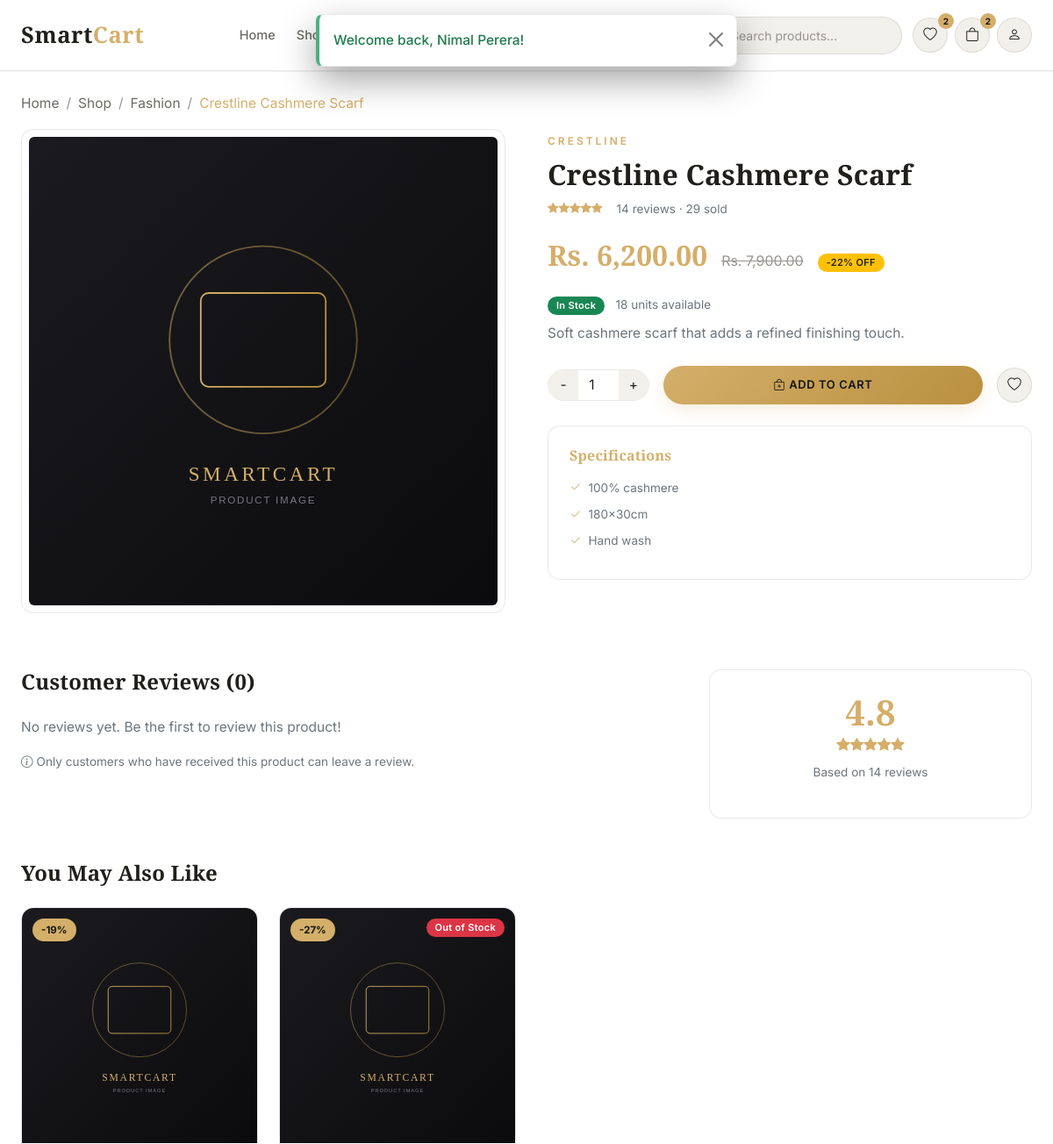
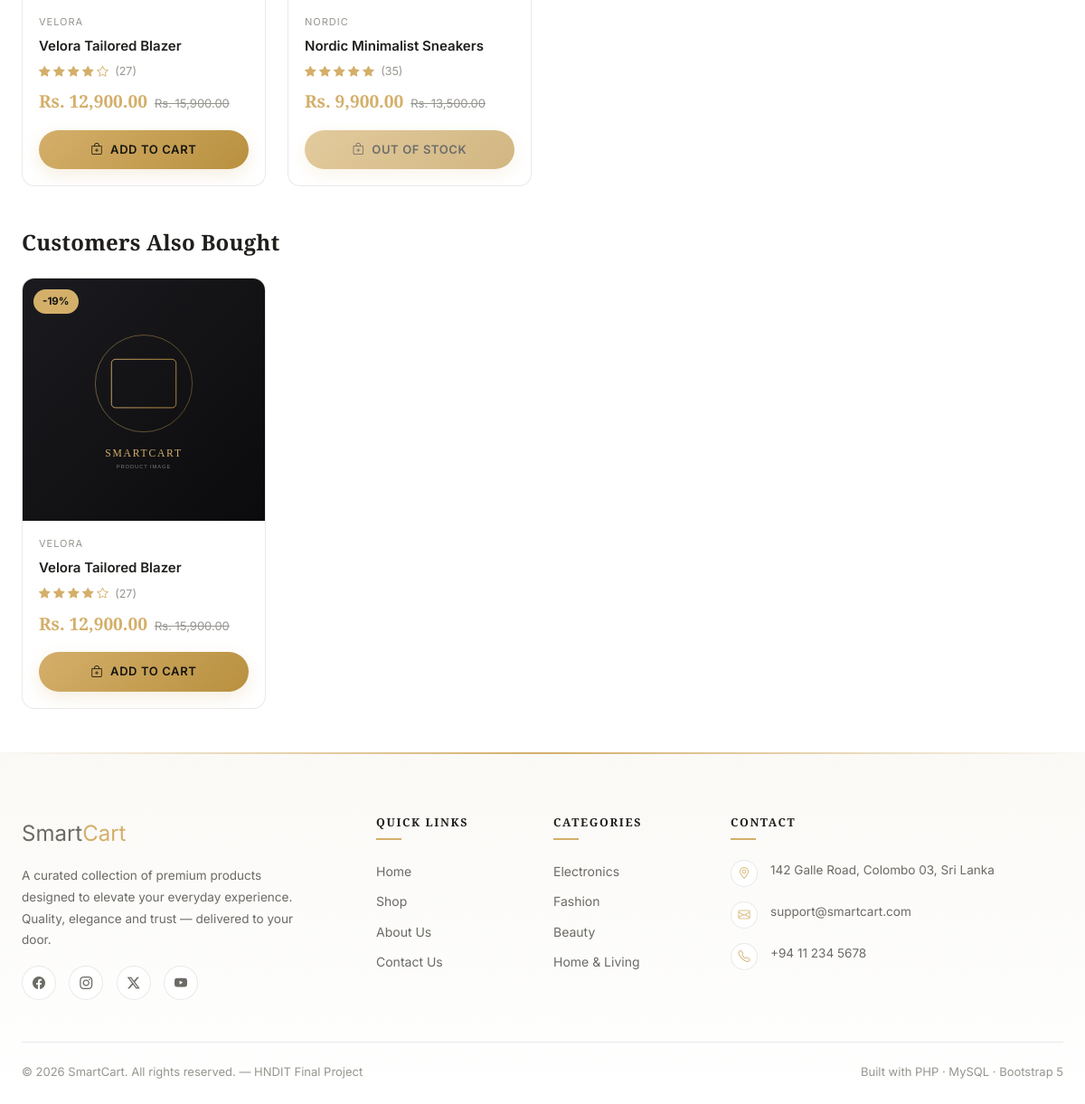
Page /products/product-details.php?slug=crestline-cashmere-scarf (signed in) on the committed database (2 pictures, top to bottom).
### tables this page shows
CREATE TABLE products (
    product_id INT AUTO_INCREMENT PRIMARY KEY,
    category_id INT NOT NULL,
    brand_id INT DEFAULT NULL,
    product_name VARCHAR(150) NOT NULL,
    slug VARCHAR(180) NOT NULL UNIQUE,
    description TEXT,
    specifications TEXT,
    price DECIMAL(10,2) NOT NULL,
    discount_price DECIMAL(10,2) DEFAULT NULL,
    sku VARCHAR(60) DEFAULT NULL UNIQUE,
    is_featured TINYINT(1) NOT NULL DEFAULT 0,
    is_flash_sale TINYINT(1) NOT NULL DEFAULT 0,
    flash_sale_price DECIMAL(10,2) DEFAULT NULL,
    flash_sale_start DATETIME DEFAULT NULL,
    flash_sale_end DATETIME DEFAULT NULL,
    total_sold INT NOT NULL DEFAULT 0,
    avg_rating DECIMAL(3,2) NOT NULL DEFAULT 0,
    review_count INT NOT NULL DEFAULT 0,
    status ENUM('active','inactive') NOT NULL DEFAULT 'active',
    created_at TIMESTAMP NOT NULL DEFAULT CURRENT_TIMESTAMP,
    updated_at TIMESTAMP NOT NULL DEFAULT CURRENT_TIMESTAMP ON UPDATE CURRENT_TIMESTAMP,
    FOREIGN KEY (category_id) REFERENCES categories(category_id) ON DELETE RESTRICT,
    FOREIGN KEY (brand_id) REFERENCES brands(brand_id) ON DELETE SET NULL,
    INDEX idx_pname (product_name),
    INDEX idx_category (category_id),
    INDEX idx_brand (brand_id),
    INDEX idx_created (created_at),
    FULLTEXT INDEX ft_search (product_name, description)
);

CREATE TABLE categories (
    category_id INT AUTO_INCREMENT PRIMARY KEY,
    category_name VARCHAR(100) NOT NULL UNIQUE,
    slug VARCHAR(120) NOT NULL UNIQUE,
    description VARCHAR(255) DEFAULT NULL,
    image VARCHAR(255) DEFAULT NULL,
    status ENUM('active','inactive') NOT NULL DEFAULT 'active',
    created_at TIMESTAMP NOT NULL DEFAULT CURRENT_TIMESTAMP,
    updated_at TIMESTAMP NOT NULL DEFAULT CURRENT_TIMESTAMP ON UPDATE CURRENT_TIMESTAMP
);

CREATE TABLE product_images (
    image_id INT AUTO_INCREMENT PRIMARY KEY,
    product_id INT NOT NULL,
    image_path VARCHAR(255) NOT NULL,
    is_main TINYINT(1) NOT NULL DEFAULT 0,
    sort_order INT NOT NULL DEFAULT 0,
    created_at TIMESTAMP NOT NULL DEFAULT CURRENT_TIMESTAMP,
    FOREIGN KEY (product_id) REFERENCES products(product_id) ON DELETE CASCADE
);

CREATE TABLE brands (
    brand_id INT AUTO_INCREMENT PRIMARY KEY,
    brand_name VARCHAR(100) NOT NULL UNIQUE,
    slug VARCHAR(120) NOT NULL UNIQUE,
    logo VARCHAR(255) DEFAULT NULL,
    status ENUM('active','inactive') NOT NULL DEFAULT 'active',
    created_at TIMESTAMP NOT NULL DEFAULT CURRENT_TIMESTAMP,
    updated_at TIMESTAMP NOT NULL DEFAULT CURRENT_TIMESTAMP ON UPDATE CURRENT_TIMESTAMP
);

CREATE TABLE inventory (
    inventory_id INT AUTO_INCREMENT PRIMARY KEY,
    product_id INT NOT NULL UNIQUE,
    quantity INT NOT NULL DEFAULT 0,
    low_stock_threshold INT NOT NULL DEFAULT 10,
    stock_status ENUM('available','low_stock','out_of_stock') NOT NULL DEFAULT 'available',
    updated_at TIMESTAMP NOT NULL DEFAULT CURRENT_TIMESTAMP ON UPDATE CURRENT_TIMESTAMP,
    FOREIGN KEY (product_id) REFERENCES products(product_id) ON DELETE CASCADE
);

### config/database.php (called while the page is built, shortened)
<?php
function db(): PDO
{
    static $pdo = null;
    if ($pdo === null) {
        $dsn = 'mysql:host=' . DB_HOST . ';dbname=' . DB_NAME . ';charset=' . DB_CHARSET;
        try {
            $pdo = new PDO($dsn, DB_USER, DB_PASS, [
                PDO::ATTR_ERRMODE            => PDO::ERRMODE_EXCEPTION,
                PDO::ATTR_DEFAULT_FETCH_MODE => PDO::FETCH_ASSOC,
                PDO::ATTR_EMULATE_PREPARES   => false,
            ]);
        } catch (PDOException $e) {
            error_log('Database connection failed: ' . $e->getMessage());
            http_response_code(500);
            die('<div style="font-family:sans-serif;padding:40px;text-align:center">
                    <h2>Service temporarily unavailable</h2>
                    <p>We could not connect to the database. Please check <code>config/database.php</code>
                    and make sure MySQL is running in XAMPP, then try again.</p>
                 </div>');
        }
    }
    return $pdo;
}

### products/product-details.php (the view, shortened to what this page needs)
<?php
$pdo = db();
$user = current_user();
$slug = $_GET['slug'] ?? '';
$stmt = $pdo->prepare("SELECT p.*, c.category_name, c.slug AS category_slug, b.brand_name, i.quantity AS stock_qty, i.stock_status
                        FROM products p LEFT JOIN categories c ON c.category_id = p.category_id
                        LEFT JOIN brands b ON b.brand_id = p.brand_id
                        LEFT JOIN inventory i ON i.product_id = p.product_id
                        WHERE p.slug = ? AND p.status = 'active' LIMIT 1");
$stmt->execute([$slug]);
$product = $stmt->fetch();
$productId = (int)$product['product_id'];
$images = $pdo->prepare("SELECT * FROM product_images WHERE product_id = ? ORDER BY is_main DESC, sort_order ASC");
$images->execute([$productId]);
$images = $images->fetchAll();
$reviewsStmt = $pdo->prepare("SELECT r.*, u.full_name FROM reviews r JOIN users u ON u.user_id = r.user_id
                               WHERE r.product_id = ? AND r.status = 'approved' ORDER BY r.created_at DESC");
$reviewsStmt->execute([$productId]);
$reviews = $reviewsStmt->fetchAll();
$wishlistIds = [];
if ($user) {
    $wid = get_or_create_wishlist($user['user_id']);
    $w = $pdo->prepare("SELECT product_id FROM wishlist_items WHERE wishlist_id = ?");
    $w->execute([$wid]);
    $wishlistIds = array_column($w->fetchAll(), 'product_id');
}
$related = $pdo->prepare("SELECT p.*, c.category_name, b.brand_name, i.stock_status FROM products p
                           LEFT JOIN categories c ON c.category_id=p.category_id LEFT JOIN brands b ON b.brand_id=p.brand_id
                           LEFT JOIN inventory i ON i.product_id=p.product_id
                           WHERE p.category_id = ? AND p.product_id != ? AND p.status='active' LIMIT 4");
$related->execute([$product['category_id'], $productId]);
$related = $related->fetchAll();
$alsoBought = $pdo->prepare("
    SELECT DISTINCT p2.*, c.category_name, b.brand_name, i.stock_status FROM order_items oi1
    JOIN order_items oi2 ON oi1.order_id = oi2.order_id AND oi2.product_id != oi1.product_id
    JOIN products p2 ON p2.product_id = oi2.product_id
    LEFT JOIN categories c ON c.category_id=p2.category_id LEFT JOIN brands b ON b.brand_id=p2.brand_id
    LEFT JOIN inventory i ON i.product_id=p2.product_id
    WHERE oi1.product_id = ? AND p2.status='active' LIMIT 4");
$alsoBought->execute([$productId]);
$alsoBought = $alsoBought->fetchAll();
$canReview = false;
if ($user && $user['role_name'] === 'customer') {
    $chk = $pdo->prepare("SELECT COUNT(*) FROM order_items oi JOIN orders o ON o.order_id = oi.order_id
                           WHERE o.user_id = ? AND oi.product_id = ? AND o.order_status = 'delivered'");
    $chk->execute([$user['user_id'], $productId]);
    $purchased = (int)$chk->fetchColumn() > 0;
    $chk2 = $pdo->prepare("SELECT COUNT(*) FROM reviews WHERE user_id = ? AND product_id = ?");
    $chk2->execute([$user['user_id'], $productId]);
    $alreadyReviewed = (int)$chk2->fetchColumn() > 0;
    $canReview = $purchased && !$alreadyReviewed;
}
$reviewMsg = null;
$price = effective_price($product);
$discount = discount_percent($product);
require __DIR__ . '/../includes/header.php';
require __DIR__ . '/../includes/navbar.php';
?>
<div class="sc-container-fluid pt-4">
  <nav aria-label="breadcrumb"><ol class="breadcrumb small">
    <li class="breadcrumb-item"><a href="<?= BASE_URL ?>index.php">Home</a></li>
    <li class="breadcrumb-item"><a href="<?= BASE_URL ?>products/shop.php">Shop</a></li>
    <li class="breadcrumb-item"><a href="<?= BASE_URL ?>products/shop.php?category=<?= e($product['category_slug']) ?>"><?= e($product['category_name']) ?></a></li>
    <li class="breadcrumb-item active"><?= e($product['product_name']) ?></li>
  </ol></nav>
</div>
<section class="sc-container-fluid pb-5">
  <div class="row g-5">
    <div class="col-lg-6">
      <div class="sc-card p-2 mb-3">
        <img id="mainProductImage" src="<?= e(BASE_URL . $images[0]['image_path']) ?>" class="w-100 rounded" style="aspect-ratio:1/1;object-fit:cover" alt="<?= e($product['product_name']) ?>">
      </div>
    </div>
    <div class="col-lg-6">
      <span class="sc-label"><?= e($product['brand_name'] ?? 'SmartCart') ?></span>
      <h2 class="mt-2"><?= e($product['product_name']) ?></h2>
      <div class="d-flex align-items-center gap-3 mb-3">
        <div class="sc-product-rating">
          <?php $r = round($product['avg_rating']); for ($i = 1; $i <= 5; $i++): ?><i class="bi bi-star<?= $i <= $r ? '-fill' : '' ?>"></i><?php endfor; ?>
        </div>
        <span class="text-secondary small"><?= (int)$product['review_count'] ?> reviews · <?= (int)$product['total_sold'] ?> sold</span>
      </div>
      <div class="d-flex align-items-baseline gap-3 mb-3">
        <span class="sc-price-now fs-2"><?= money($price) ?></span>
        <?php if ($discount > 0): ?>
          <span class="sc-price-old fs-6"><?= money($product['price']) ?></span>
          <span class="badge sc-badge bg-warning text-dark">-<?= $discount ?>% OFF</span>
        <?php endif; ?>
      </div>
      <p class="mb-2"><?= stock_status_badge($product['stock_status'] ?? 'available') ?>
        <?php if (($product['stock_status'] ?? '') !== 'out_of_stock'): ?>
          <span class="text-secondary small ms-2"><?= (int)$product['stock_qty'] ?> units available</span>
        <?php endif; ?>
      </p>
      <p class="text-secondary"><?= nl2br(e($product['description'])) ?></p>
      <?php if (($product['stock_qty'] ?? 0) > 0): ?>
      <div class="d-flex align-items-center gap-3 my-4">
        <div class="sc-quantity">
          <button type="button" class="js-qty-step" data-dir="down">-</button>
          <input type="number" class="js-qty-input" data-for="<?= $productId ?>" value="1" min="1" max="<?= (int)$product['stock_qty'] ?>">
          <button type="button" class="js-qty-step" data-dir="up">+</button>
        </div>
        <button class="btn btn-sc-gold js-add-cart flex-grow-1" data-product-id="<?= $productId ?>"><i class="bi bi-bag-plus me-1"></i>Add to Cart</button>
        <button class="btn-sc-icon js-wishlist-toggle <?= in_array($productId, $wishlistIds) ? 'active' : '' ?>" data-product-id="<?= $productId ?>">
          <i class="bi bi-heart<?= in_array($productId, $wishlistIds) ? '-fill' : '' ?>"></i>
        </button>
      </div>
      <?php endif; ?>
      <?php if (!empty($product['specifications'])): ?>
      <div class="sc-card mt-4">
        <h6 class="text-gold mb-3">Specifications</h6>
        <ul class="list-unstyled small text-secondary mb-0">
          <?php foreach (explode('|', $product['specifications']) as $spec): ?>
            <li class="mb-2"><i class="bi bi-check2 text-gold me-2"></i><?= e(trim($spec)) ?></li>
          <?php endforeach; ?>
        </ul>
      </div>
      <?php endif; ?>
    </div>
  </div>
  <div class="row mt-5" id="reviews">
    <div class="col-lg-8">
      <h4 class="mb-4">Customer Reviews (<?= count($reviews) ?>)</h4>
      <?php if (empty($reviews)): ?>
        <p class="text-secondary">No reviews yet. Be the first to review this product!</p>
      <?php endif; ?>
      <?php if ($canReview): ?>
        <div class="sc-card mt-4">
          <h6 class="text-gold mb-3">Write a Review</h6>
          <?php if ($reviewMsg): ?><div class="alert alert-danger small"><?= e($reviewMsg) ?></div><?php endif; ?>
          <form method="post">
            <?= csrf_field() ?>
            <input type="hidden" name="rating" value="0">
            <div class="js-star-input fs-4 text-gold mb-3">
              <?php for ($i = 0; $i < 5; $i++): ?><i class="bi bi-star" style="cursor:pointer"></i><?php endfor; ?>
            </div>
            <textarea name="review_text" class="form-control mb-3" rows="3" placeholder="Share your experience with this product..." required></textarea>
            <button type="submit" name="submit_review" class="btn btn-sc-gold">Submit Review</button>
          </form>
        </div>
      <?php elseif ($user && $user['role_name'] === 'customer' && $alreadyReviewed): ?>
        <p class="text-secondary small mt-3"><i class="bi bi-check-circle me-1"></i>You've already reviewed this product. Thanks for sharing your feedback!</p>
      <?php elseif ($user && $user['role_name'] === 'customer'): ?>
        <p class="text-secondary small mt-3"><i class="bi bi-info-circle me-1"></i>Only customers who have received this product can leave a review.</p>
      <?php endif; ?>
    </div>
    <div class="col-lg-4">
      <div class="sc-card text-center">
        <h1 class="text-gold mb-0"><?= number_format($product['avg_rating'], 1) ?></h1>
        <div class="text-gold mb-2">
          <?php for ($i = 1; $i <= 5; $i++): ?><i class="bi bi-star<?= $i <= round($product['avg_rating']) ? '-fill' : '' ?>"></i><?php endfor; ?>
        </div>
        <p class="text-secondary small">Based on <?= (int)$product['review_count'] ?> reviews</p>
      </div>
    </div>
  </div>
  <?php if (!empty($related)): ?>
  <div class="mt-5">
    <h4 class="mb-4">You May Also Like</h4>
    <div class="row g-4">
      <?php foreach ($related as $product): ?>
        <div class="col-6 col-md-3"><?php include __DIR__ . '/../includes/product-card.php'; ?></div>
      <?php endforeach; ?>
    </div>
  </div>
  <?php endif; ?>
  <?php if (!empty($alsoBought)): ?>
  <div class="mt-5">
    <h4 class="mb-4">Customers Also Bought</h4>
    <div class="row g-4">
      <?php foreach ($alsoBought as $product): ?>
        <div class="col-6 col-md-3"><?php include __DIR__ . '/../includes/product-card.php'; ?></div>
      <?php endforeach; ?>
    </div>
  </div>
  <?php endif; ?>
</section>
<?php require __DIR__ . '/../includes/footer.php'; ?>

### includes/product-card.php (shortened to what this page needs)
<?php
$pid = (int)$product['product_id'];
$img = product_main_image($pid);
$price = effective_price($product);
$discount = discount_percent($product);
$stockStatus = $product['stock_status'] ?? 'available';
?>
<div class="sc-product-card">
  <div class="sc-product-media">
    <a href="<?= BASE_URL ?>products/product-details.php?slug=<?= e($product['slug']) ?>">
      <img src="<?= e($img) ?>" alt="<?= e($product['product_name']) ?>" loading="lazy">
    </a>
    <?php if ($discount > 0): ?><span class="sc-badge-discount">-<?= $discount ?>%</span><?php endif; ?>
    <?php if ($stockStatus === 'out_of_stock'): ?>
      <span class="sc-badge-stock badge sc-badge bg-danger">Out of Stock</span>
    <?php elseif ($stockStatus === 'low_stock'): ?>
      <span class="sc-badge-stock badge sc-badge bg-warning">Low Stock</span>
    <?php endif; ?>
  </div>
  <div class="sc-product-body">
    <span class="sc-product-brand"><?= e($product['brand_name'] ?? 'SmartCart') ?></span>
    <a href="<?= BASE_URL ?>products/product-details.php?slug=<?= e($product['slug']) ?>" class="sc-product-name" title="<?= e($product['product_name']) ?>"><?= e($product['product_name']) ?></a>
    <div class="sc-product-rating">
      <?php $r = round($product['avg_rating'] ?? 0); for ($i = 1; $i <= 5; $i++): ?>
        <i class="bi bi-star<?= $i <= $r ? '-fill' : '' ?>"></i>
      <?php endfor; ?>
      <span>(<?= (int)($product['review_count'] ?? 0) ?>)</span>
    </div>
    <div class="sc-product-price">
      <span class="sc-price-now"><?= money($price) ?></span>
      <?php if ($discount > 0): ?><span class="sc-price-old"><?= money($product['price']) ?></span><?php endif; ?>
    </div>
    <button class="btn btn-sc-gold btn-sm sc-add-cart-btn js-add-cart" data-product-id="<?= $pid ?>" data-qty="1" <?= $stockStatus === 'out_of_stock' ? 'disabled' : '' ?>>
      <i class="bi bi-bag-plus me-1"></i> <?= $stockStatus === 'out_of_stock' ? 'Out of Stock' : 'Add to Cart' ?>
    </button>
  </div>
</div>

### rows in the picture
products: category.category_name "Fashion", product_name "Crestline Cashmere Scarf", brand.brand_name "CRESTLINE", review_count "14", total_sold "29", discount_price "Rs. 6,200.00", price "Rs. 7,900.00", discount "22", inventory.quantity "18", description "Soft cashmere scarf that adds a refined finishing touch.", specifications "100% cashmere", specifications "180x30cm", specifications "Hand wash", avg_rating "4.8"
product_images: image_path (placeholder picture)
products: product_id.image_path (placeholder picture), discount "19", brand.brand_name "VELORA", product_name "Velora Tailored Blazer", avg_rating 4.4 (drawn), review_count "27", discount_price "Rs. 12,900.00", price "Rs. 15,900.00"
products: product_id.image_path (placeholder picture), discount "27", shows "Out of Stock", brand.brand_name "NORDIC", product_name "Nordic Minimalist Sneakers", avg_rating 4.6 (drawn), review_count "35", flash_sale_price "Rs. 9,900.00", price "Rs. 13,500.00", shows "OUT OF STOCK"

### other values in the picture
$f['message'] "Welcome back, Nimal Perera!"
$wishCnt "2"
$cartCnt "2"
$label "In Stock"
count($reviews) "0"
